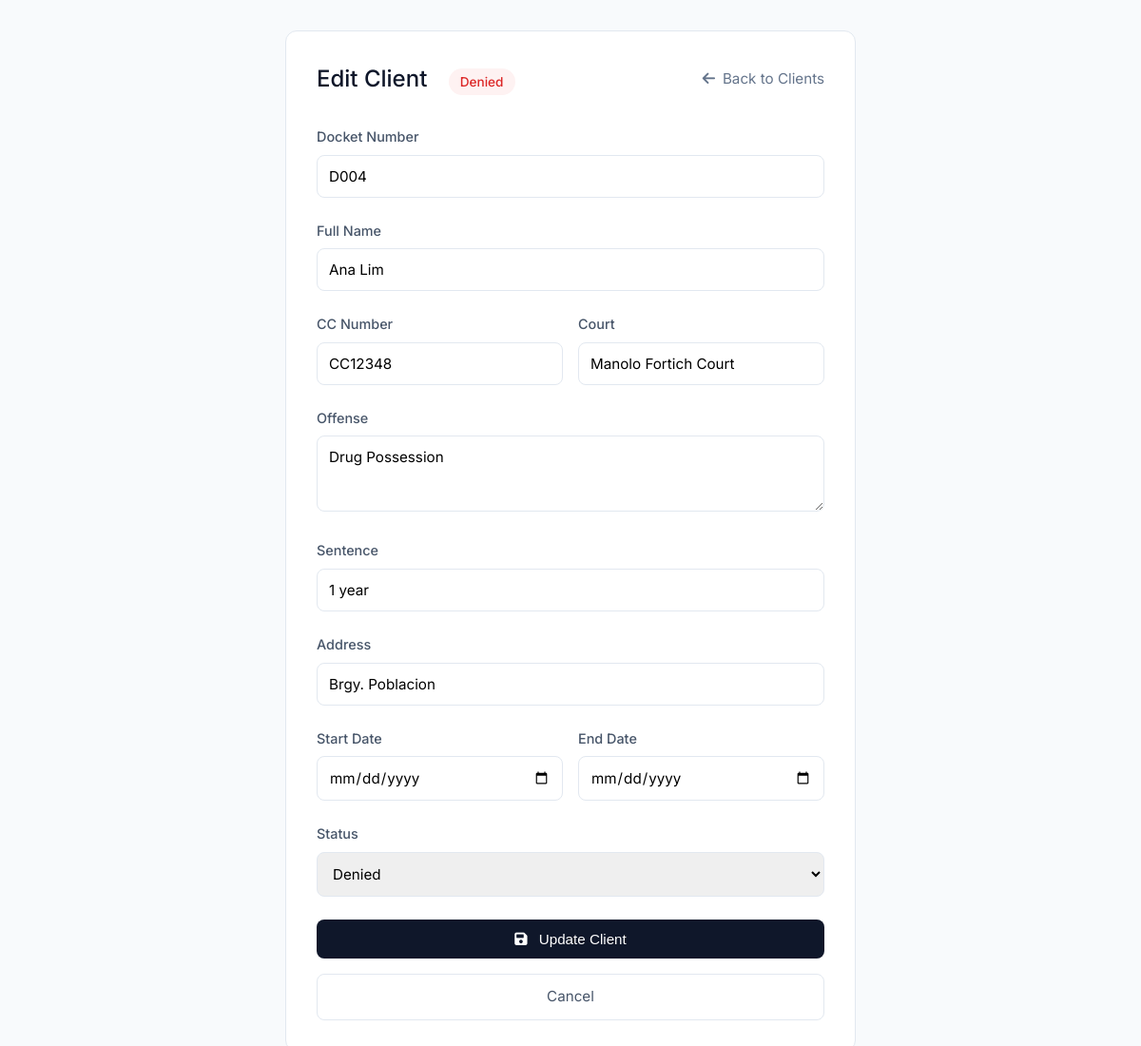
Page /edit_probationer.php?id=4 (signed in) on the committed database.
### tables this page shows
CREATE TABLE `clients` (
  `id` int(11) NOT NULL,
  `docket_number` varchar(50) DEFAULT NULL,
  `name` varchar(100) DEFAULT NULL,
  `cc_number` varchar(50) DEFAULT NULL,
  `court` varchar(100) DEFAULT NULL,
  `offense` varchar(100) DEFAULT NULL,
  `sentence` varchar(100) DEFAULT NULL,
  `address` text DEFAULT NULL,
  `status` varchar(50) DEFAULT NULL,
  `created_at` timestamp NOT NULL DEFAULT current_timestamp(),
  `start_date` date DEFAULT NULL,
  `end_date` date DEFAULT NULL,
  `payment` decimal(10,2) DEFAULT 0.00
);

### edit_probationer.php (the view, shortened to what this page needs)
<?php
include 'config/database.php';
$id = mysqli_real_escape_string($conn, $_GET['id']);
$client = mysqli_query($conn, "SELECT * FROM clients WHERE id='$id'");
$row = mysqli_fetch_assoc($client);
?>
<!DOCTYPE html>
<html lang="en">
<head>
    <link rel="stylesheet" href="https://cdnjs.cloudflare.com/ajax/libs/font-awesome/6.0.0/css/all.min.css">
</head>
<body>
    <div class="container">
        <div class="header">
            <h1>
                Edit Client
                <span class="status-badge status-<?php echo $row['status']; ?>">
                    <?php echo $row['status']; ?>
                </span>
            </h1>
            <a href="clients.php" class="back-link">
                <i class="fas fa-arrow-left"></i>
                Back to Clients
            </a>
        </div>
        <form method="POST">
            <div class="form-group">
                <label>Docket Number</label>
                <input type="text" name="docket_number" value="<?php echo htmlspecialchars($row['docket_number']); ?>" required>
            </div>
            <div class="form-group">
                <label>Full Name</label>
                <input type="text" name="name" value="<?php echo htmlspecialchars($row['name']); ?>" required>
            </div>
            <div class="form-row">
                <div class="form-group">
                    <label>CC Number</label>
                    <input type="text" name="cc_number" value="<?php echo htmlspecialchars($row['cc_number']); ?>">
                </div>
                <div class="form-group">
                    <label>Court</label>
                    <input type="text" name="court" value="<?php echo htmlspecialchars($row['court']); ?>" required>
                </div>
            </div>
            <div class="form-group">
                <label>Offense</label>
                <textarea name="offense" required><?php echo htmlspecialchars($row['offense']); ?></textarea>
            </div>
            <div class="form-group">
                <label>Sentence</label>
                <input type="text" name="sentence" value="<?php echo htmlspecialchars($row['sentence']); ?>" required>
            </div>
            <div class="form-group">
                <label>Address</label>
                <input type="text" name="address" value="<?php echo htmlspecialchars($row['address']); ?>" required>
            </div>
            <div class="form-row">
                <div class="form-group">
                    <label>Start Date</label>
                    <input type="date" name="start_date" value="<?php echo $row['start_date']; ?>" required>
                </div>
                <div class="form-group">
                    <label>End Date</label>
                    <input type="date" name="end_date" value="<?php echo $row['end_date']; ?>" required>
                </div>
            </div>
            <div class="form-group">
                <label>Status</label>
                <select name="status">
                    <option value="Denied" <?php echo $row['status'] == 'Denied' ? 'selected' : ''; ?>>Denied</option>
                </select>
            </div>
            <button type="submit" name="update_client" class="btn">
                <i class="fas fa-save" style="margin-right: 8px;"></i>
                Update Client
            </button>
            <a href="clients.php" class="btn btn-secondary" style="display: block; text-align: center; text-decoration: none;">
                Cancel
            </a>
        </form>
    </div>
</body>
</html>

### edit_probationer.php (style rules this page uses)
* { margin: 0; padding: 0; box-sizing: border-box; }
body { font-family: 'Inter', sans-serif; background: #f8fafc; color: #1e293b; line-height: 1.5; }
.container { max-width: 600px; margin: 2rem auto; background: white; border-radius: 12px; border: 1px solid #e2e8f0; padding: 2rem; }
.header { display: flex; justify-content: space-between; align-items: center; margin-bottom: 2rem; }
.header h1 { font-size: 1.5rem; font-weight: 500; color: #0f172a; }
.back-link { color: #64748b; text-decoration: none; display: inline-flex; align-items: center; gap: 0.5rem; font-size: 0.95rem; }
.form-group { margin-bottom: 1.5rem; }
label { display: block; margin-bottom: 0.5rem; color: #475569; font-weight: 500; font-size: 0.9rem; }
input, select, textarea { width: 100%; padding: 0.75rem; border: 1px solid #e2e8f0; border-radius: 8px; font-size: 0.95rem; font-family: 'Inter', sans-serif; transition: border-color 0.2s; }
textarea { resize: vertical; min-height: 80px; }
.form-row { display: grid; grid-template-columns: 1fr 1fr; gap: 1rem; }
.btn { background: #0f172a; color: white; padding: 0.75rem 1.5rem; border: none; border-radius: 8px; font-size: 0.95rem; cursor: pointer; width: 100%; transition: background 0.2s; }
.btn-secondary { background: white; color: #475569; border: 1px solid #e2e8f0; margin-top: 1rem; }
.status-badge { display: inline-block; padding: 0.25rem 0.75rem; border-radius: 20px; font-size: 0.85rem; font-weight: 500; margin-left: 1rem; }
.status-Denied { background: #fef2f2; color: #dc2626; }

### rows in the picture
clients: status "Denied", docket_number "D004", name "Ana Lim", cc_number "CC12348", court "Manolo Fortich Court", offense "Drug Possession", sentence "1 year", address "Brgy. Poblacion"
